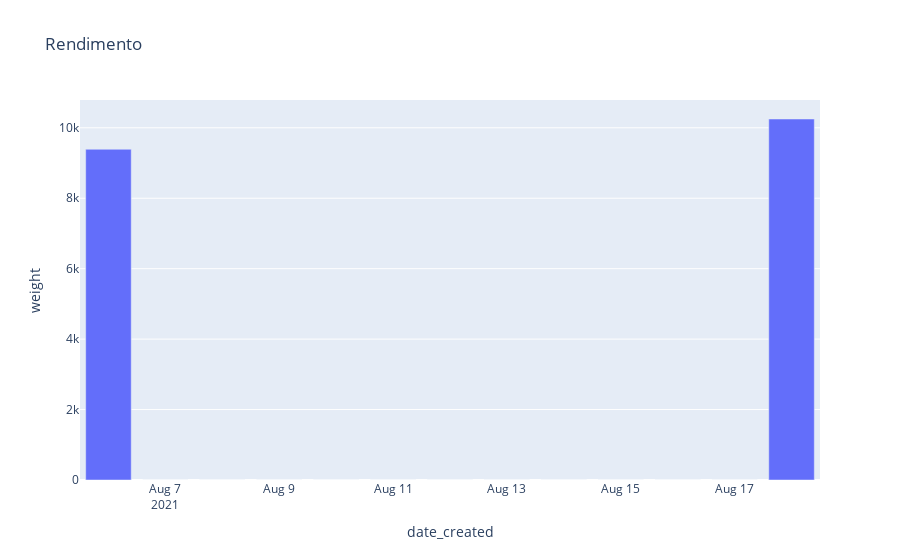

Notebook code cell kept with this figure:
### Markdown cell above
## Rendimento

### Code cell
df_rend = df_total.copy()
# Agrupa por dia
df_rend = df_rend.groupby(pd.Grouper(freq='86400s')).sum()
fig = px.bar(df_rend, y="weight", title="Rendimento")
fig.show()

### Figure 1 — Plotly figure (JSON) as saved in the notebook; plotly's stock layout.template omitted (floating-point values rounded to 4 significant figures)
{"data": [{"alignmentgroup": "True", "hovertemplate": "date_created=%{x}<br>weight=%{y}<extra></extra>", "legendgroup": "", "marker": {"color": "#636efa", "pattern": {"shape": ""}}, "name": "", "offsetgroup": "", "orientation": "v", "showlegend": false, "textposition": "auto", "type": "bar", "x": ["2021-08-06T00:00:00", "2021-08-07T00:00:00", "2021-08-08T00:00:00", "2021-08-09T00:00:00", "2021-08-10T00:00:00", "2021-08-11T00:00:00", "2021-08-12T00:00:00", "2021-08-13T00:00:00", "2021-08-14T00:00:00", "2021-08-15T00:00:00", "2021-08-16T00:00:00", "2021-08-17T00:00:00", "2021-08-18T00:00:00"], "xaxis": "x", "y": [9390, 0, 0, 0, 0, 0, 0, 0, 0, 0, 0, 0, 10250], "yaxis": "y"}], "layout": {"barmode": "relative", "legend": {"tracegroupgap": 0}, "title": {"text": "Rendimento"}, "xaxis": {"anchor": "y", "domain": [0, 1], "title": {"text": "date_created"}}, "yaxis": {"anchor": "x", "domain": [0, 1], "title": {"text": "weight"}}}}
